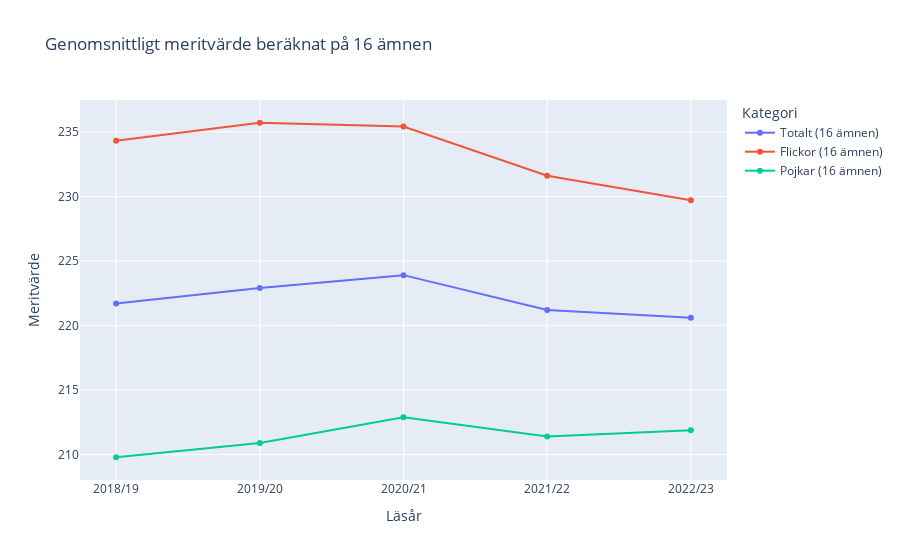

The notebook cell this image was saved under:
### Markdown cell above
b) Rita ett linjediagram för meritvärde för 16 ämnen för totalt, flickor och pojkar för läsår 18-23

### Code cell
fig = px.line(
    df_grades.head(5),
    x="Läsår/Huvudman/Bakgrund",
    y=[
        "Totalt (16 ämnen)",
        "Flickor (16 ämnen)",
        "Pojkar (16 ämnen)"
    ],
    labels={"value": "Genomsnittligt meritvärde beräknat på 16 ämnen", "variable": "Kategori"},
    title="Genomsnittligt meritvärde beräknat på 16 ämnen",
    markers=True
)
fig.update_layout(
    xaxis_title="Läsår", yaxis_title="Meritvärde", xaxis=dict(tickmode="linear")
)
fig.show()

### Figure 1 — Plotly figure (JSON) as saved in the notebook; plotly's stock layout.template omitted (floating-point values rounded to 4 significant figures)
{"data": [{"hovertemplate": "Kategori=Totalt (16 ämnen)<br>Läsår/Huvudman/Bakgrund=%{x}<br>Genomsnittligt meritvärde beräknat på 16 ämnen=%{y}<extra></extra>", "legendgroup": "Totalt (16 ämnen)", "line": {"color": "#636efa", "dash": "solid"}, "marker": {"symbol": "circle"}, "mode": "lines+markers", "name": "Totalt (16 ämnen)", "orientation": "v", "showlegend": true, "type": "scatter", "x": ["2018/19", "2019/20", "2020/21", "2021/22", "2022/23"], "xaxis": "x", "y": [221.7, 222.9, 223.9, 221.2, 220.6], "yaxis": "y"}, {"hovertemplate": "Kategori=Flickor (16 ämnen)<br>Läsår/Huvudman/Bakgrund=%{x}<br>Genomsnittligt meritvärde beräknat på 16 ämnen=%{y}<extra></extra>", "legendgroup": "Flickor (16 ämnen)", "line": {"color": "#EF553B", "dash": "solid"}, "marker": {"symbol": "circle"}, "mode": "lines+markers", "name": "Flickor (16 ämnen)", "orientation": "v", "showlegend": true, "type": "scatter", "x": ["2018/19", "2019/20", "2020/21", "2021/22", "2022/23"], "xaxis": "x", "y": [234.3, 235.7, 235.4, 231.6, 229.7], "yaxis": "y"}, {"hovertemplate": "Kategori=Pojkar (16 ämnen)<br>Läsår/Huvudman/Bakgrund=%{x}<br>Genomsnittligt meritvärde beräknat på 16 ämnen=%{y}<extra></extra>", "legendgroup": "Pojkar (16 ämnen)", "line": {"color": "#00cc96", "dash": "solid"}, "marker": {"symbol": "circle"}, "mode": "lines+markers", "name": "Pojkar (16 ämnen)", "orientation": "v", "showlegend": true, "type": "scatter", "x": ["2018/19", "2019/20", "2020/21", "2021/22", "2022/23"], "xaxis": "x", "y": [209.8, 210.9, 212.9, 211.4, 211.9], "yaxis": "y"}], "layout": {"legend": {"title": {"text": "Kategori"}, "tracegroupgap": 0}, "title": {"text": "Genomsnittligt meritvärde beräknat på 16 ämnen"}, "xaxis": {"anchor": "y", "domain": [0, 1], "tickmode": "linear", "title": {"text": "Läsår"}}, "yaxis": {"anchor": "x", "domain": [0, 1], "title": {"text": "Meritvärde"}}}}
